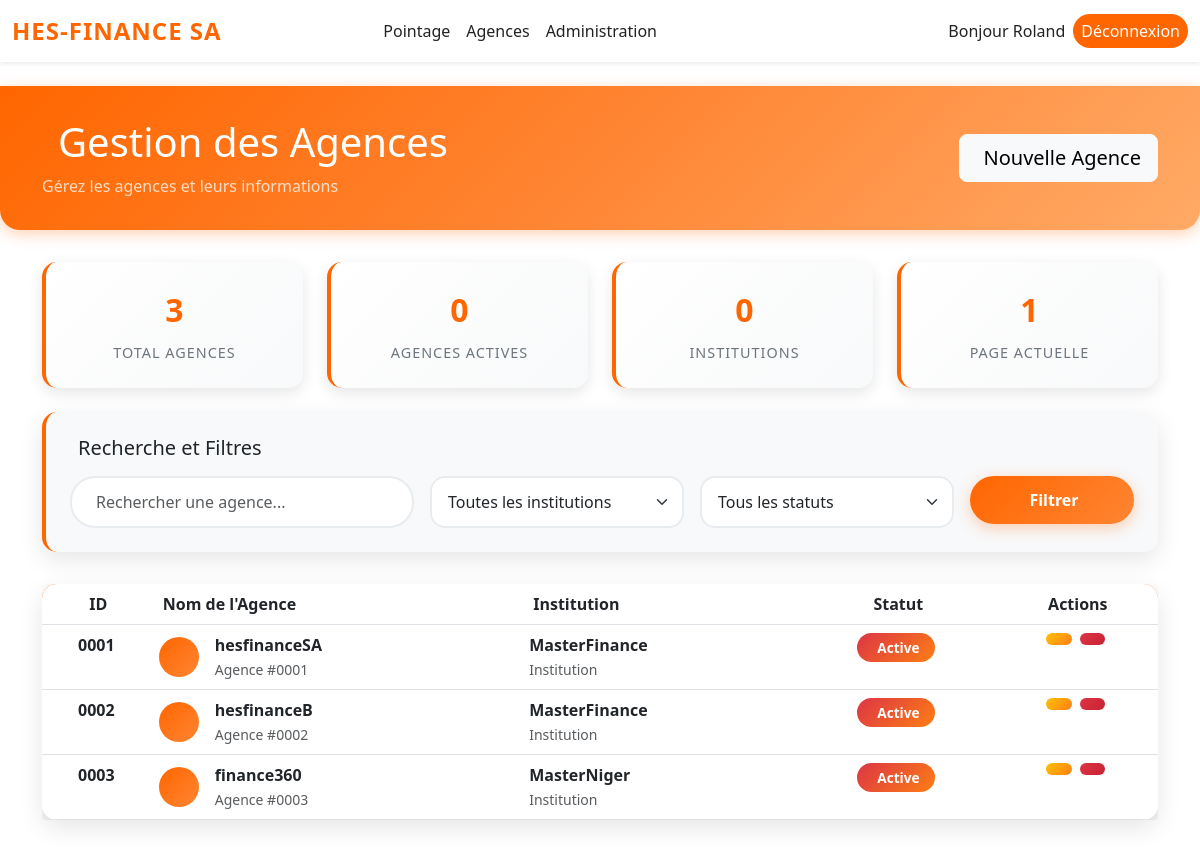
The page /agences/ (signed in) on the database its author committed.
### agences/models.py (models this page shows, shortened)
class Agence(models.Model):
    STATUT_CHOICES = [
        ('active', 'Active'),
        ('inactive', 'Inactive'),
    ]
    id = models.CharField(primary_key=True, max_length=10, editable=False)
    nom = models.CharField(max_length=255)
    adresse = models.TextField()
    telephone = models.CharField(max_length=20)
    email = models.EmailField()
    institution = models.ForeignKey(Institution, on_delete=models.CASCADE, related_name='agences')
    statut = models.CharField(max_length=10, choices=STATUT_CHOICES, default='active')

### institutions/models.py (models this page shows, shortened)
class Institution(models.Model):
    class Meta:
        app_label = 'institutions'
    STATUT_CHOICES = [
        ('actif', 'Actif'),
        ('suspendu', 'Suspendu'),
    ]
    code_institution = models.CharField(max_length=20, unique=True, editable=False, blank=True)
    nom = models.CharField(max_length=255)
    adresse = models.TextField(blank=True, null=True)
    telephone = models.CharField(max_length=20, blank=True, null=True)
    email = models.EmailField(blank=True, null=True)
    pays = models.CharField(max_length=100)
    ville = models.CharField(max_length=100)
    indicatif_pays = models.CharField(max_length=10)
    statut = models.CharField(max_length=10, choices=STATUT_CHOICES, default='actif')
    date_creation = models.DateTimeField(auto_now_add=True)

### agences/views.py (the view)
# urls.py: path('', views.liste_agences, name='liste_agences'),
@login_required
def liste_agences(request):
    user = request.user
    agences = Agence.objects.all()
    if hasattr(user, 'institution'):
        agences = agences.filter(institution=user.institution)
    paginator = Paginator(agences, 10)
    page_number = request.GET.get('page')
    page_obj = paginator.get_page(page_number)
    return render(request, 'agences/agence_list.html', {'page_obj': page_obj})

### agences/templates/agences/agence_list.html (shortened to what this page needs)
{% extends 'base.html' %}
{% load static %}
{% block content %}
<div class="header-gradient">
    <div class="container">
        <div class="row align-items-center">
            <div class="col-md-8">
                <h1 class="mb-0">
                    Gestion des Agences
                </h1>
                <p class="mb-0 mt-2 opacity-75">Gérez les agences et leurs informations</p>
            </div>
            <div class="col-md-4 text-end">
                <a href="{% url 'creer_agence' %}" class="btn btn-light btn-lg">
                    Nouvelle Agence
                </a>
            </div>
        </div>
    </div>
</div>
<div class="container">
    <div class="row mb-4">
        <div class="col-md-3">
            <div class="stats-card">
                <div class="stats-number">{{ page_obj.paginator.count }}</div>
                <div class="stats-label">Total Agences</div>
            </div>
        </div>
        <div class="col-md-3">
            <div class="stats-card">
                <div class="stats-number">{{ agences_actives|default:"0" }}</div>
                <div class="stats-label">Agences Actives</div>
            </div>
        </div>
        <div class="col-md-3">
            <div class="stats-card">
                <div class="stats-number">{{ institutions_count|default:"0" }}</div>
                <div class="stats-label">Institutions</div>
            </div>
        </div>
        <div class="col-md-3">
            <div class="stats-card">
                <div class="stats-number">{{ page_obj.number }}</div>
                <div class="stats-label">Page Actuelle</div>
            </div>
        </div>
    </div>
    <div class="card-modern">
        <div class="card-body">
            <div class="search-section">
                <h5 class="mb-3">
                    Recherche et Filtres
                </h5>
                <form method="GET" class="row g-3">
                    <div class="col-md-4">
                        <input type="text" name="search" class="form-control search-input"
                               placeholder="Rechercher une agence..."
                               value="{{ request.GET.search }}">
                    </div>
                    <div class="col-md-3">
                        <select name="institution" class="form-select filter-select">
                            <option value="">Toutes les institutions</option>
                        </select>
                    </div>
                    <div class="col-md-3">
                        <select name="statut" class="form-select filter-select">
                            <option value="">Tous les statuts</option>
                        </select>
                    </div>
                    <div class="col-md-2">
                        <button type="submit" class="btn btn-orange w-100">
                            Filtrer
                        </button>
                    </div>
                </form>
            </div>
        </div>
    </div>
    <div class="card-modern">
        <div class="card-body p-0">
            {% if page_obj %}
            <div class="table-responsive">
                <table class="table table-modern mb-0">
                    <thead>
                        <tr>
                            <th class="text-center">
                                ID
                            </th>
                            <th>
                                Nom de l'Agence
                            </th>
                            <th>
                                Institution
                            </th>
                            <th class="text-center">
                                Statut
                            </th>
                            <th class="text-center">
                                Actions
                            </th>
                        </tr>
                    </thead>
                    <tbody>
                        {% for agence in page_obj %}
                        <tr>
                            <td class="text-center fw-bold">{{ agence.id }}</td>
                            <td>
                                <div class="d-flex align-items-center">
                                    <div class="me-3">
                                        <div class="bg-orange rounded-circle d-flex align-items-center justify-content-center"
                                             style="width: 40px; height: 40px; background: linear-gradient(135deg, #ff6600, #ff8533);">
                                        </div>
                                    </div>
                                    <div>
                                        <div class="fw-bold">{{ agence.nom }}</div>
                                        <small class="text-muted">Agence #{{ agence.id }}</small>
                                    </div>
                                </div>
                            </td>
                            <td>
                                <div class="fw-semibold">{{ agence.institution.nom }}</div>
                                <small class="text-muted">{{ agence.institution.type|default:"Institution" }}</small>
                            </td>
                            <td class="text-center">
                                {% if agence.statut == 'actif' %}
                                    <span class="badge badge-actif">
                                        <i class="fas fa-check-circle me-1"></i>
                                        {{ agence.get_statut_display }}
                                    </span>
                                {% else %}
                                    <span class="badge badge-inactif">
                                        {{ agence.get_statut_display }}
                                    </span>
                                {% endif %}
                            </td>
                            <td>
                                <div class="action-buttons">
                                    <a href="{% url 'modifier_agence' agence.id %}"
                                       class="btn btn-action btn-edit"
                                       title="Modifier l'agence">
                                    </a>
                                    <a href="{% url 'supprimer_agence' agence.id %}"
                                       class="btn btn-action btn-delete"
                                       title="Supprimer l'agence"
                                       onclick="return confirm('Êtes-vous sûr de vouloir supprimer cette agence ?')">
                                    </a>
                                </div>
                            </td>
                        </tr>
                        {% endfor %}
                    </tbody>
                </table>
            </div>
            {% endif %}
        </div>
    </div>
</div>
{% endblock %}

### templates/base.html (shortened to what this page needs)
<!DOCTYPE html>
<html lang="fr">
<head>
    <link href="https://cdn.jsdelivr.net/npm/bootstrap@5.3.0/dist/css/bootstrap.min.css" rel="stylesheet">
</head>
<body>
    <nav class="navbar navbar-expand-lg navbar-light bg-white shadow-sm mb-4 py-2">
      <div class="container-fluid">
        <a class="navbar-brand fw-bold text-primary" href="{% url 'institution_list' %}" style="font-size: 1.5rem;">HES-FINANCE SA</a>
        <div class="collapse navbar-collapse justify-content-center" id="mainNavbar">
          {% if user.is_authenticated %}
          <ul class="navbar-nav mx-auto gap-3">
            <li class="nav-item"><a class="nav-link px-3" href="{% url 'pointages_list' %}">Pointage</a></li>
            <li class="nav-item"><a class="nav-link px-3" href="/agences/">Agences</a></li>
            <li class="nav-item"><a class="nav-link px-3" href="/admin/">Administration</a></li>
          </ul>
          <ul class="navbar-nav ms-auto align-items-center gap-2">
            <li class="nav-item"><span class="nav-link disabled" style="font-weight: 500;">Bonjour {{ user.username }}</span></li>
            <li class="nav-item"><a class="nav-link btn btn-outline-danger px-3" style="border-radius: 20px;" href="/admin/logout/">Déconnexion</a></li>
          </ul>
          {% else %}
          <ul class="navbar-nav ms-auto">
            <li class="nav-item"><a class="nav-link btn btn-primary px-3 text-white" style="border-radius: 20px;" href="/admin/login/">Connexion</a></li>
          </ul>
          {% endif %}
        </div>
      </div>
    </nav>
    {% block content %}{% endblock %}
</body>
</html>

### templates/base.html (style rules this page uses)
.navbar-nav .nav-link { color: #222; font-weight: 500; padding-left: 0.5rem !important; padding-right: 0.5rem !important; margin-left: 0 !important; margin-right: 0 !important; border-radius: 7px; transition: color 0.2s, background 0.2s; }
.navbar-brand { letter-spacing: 1px; color: #ff6600 !important; }
.navbar-nav { gap: 0 !important; }
.navbar-nav .btn-outline-danger, .navbar-nav .btn-primary { background: #ff6600 !important; color: #fff !important; border: none !important; font-weight: 500; border-radius: 14px; padding: 0.3rem 1.1rem; }
body { background: #fff; }

### agences/templates/agences/agence_list.html (style rules this page uses)
.header-gradient { background: linear-gradient(135deg, #ff6600 0%, #ff8533 50%, #ffaa66 100%); color: white; padding: 2rem 0; margin-bottom: 2rem; border-radius: 0 0 20px 20px; box-shadow: 0 4px 15px rgba(255, 102, 0, 0.3); }
.card-modern { background: white; border-radius: 15px; box-shadow: 0 8px 25px rgba(0, 0, 0, 0.1); border: none; transition: all 0.3s ease; margin-bottom: 2rem; }
.search-section { background: #f8f9fa; padding: 1.5rem; border-radius: 15px; margin-bottom: 2rem; border-left: 4px solid #ff6600; }
.btn-orange { background: linear-gradient(135deg, #ff6600, #ff8533); border: none; color: white; padding: 0.75rem 1.5rem; border-radius: 25px; font-weight: 600; transition: all 0.3s ease; box-shadow: 0 4px 15px rgba(255, 102, 0, 0.3); }
.table-modern { border-radius: 15px; overflow: hidden; box-shadow: 0 5px 15px rgba(0, 0, 0, 0.1); }
.table-modern thead { background: linear-gradient(135deg, #ff6600, #ff8533); color: white; }
.table-modern tbody tr { transition: all 0.3s ease; }
.badge-inactif { background: linear-gradient(135deg, #dc3545, #fd7e14); color: white; padding: 0.5rem 1rem; border-radius: 20px; font-size: 0.85rem; }
.action-buttons { display: flex; gap: 0.5rem; justify-content: center; }
.btn-action { padding: 0.4rem 0.8rem; border-radius: 20px; font-size: 0.85rem; font-weight: 500; transition: all 0.3s ease; border: none; }
.btn-edit { background: linear-gradient(135deg, #ffc107, #fd7e14); color: white; }
.btn-delete { background: linear-gradient(135deg, #dc3545, #c82333); color: white; }
.stats-card { background: linear-gradient(135deg, #fff, #f8f9fa); border-radius: 15px; padding: 1.5rem; text-align: center; box-shadow: 0 5px 15px rgba(0, 0, 0, 0.1); border-left: 4px solid #ff6600; }
.stats-number { font-size: 2rem; font-weight: bold; color: #ff6600; margin-bottom: 0.5rem; }
.stats-label { color: #6c757d; font-size: 0.9rem; text-transform: uppercase; letter-spacing: 1px; }
.search-input { border: 2px solid #e9ecef; border-radius: 25px; padding: 0.75rem 1.5rem; transition: all 0.3s ease; }
.filter-select { border: 2px solid #e9ecef; border-radius: 15px; padding: 0.75rem 1rem; transition: all 0.3s ease; }

### rows shown on the page
Agence: id "0001", nom "hesfinanceSA", institution.nom "MasterFinance", institution.type "Institution", statut "Active"
Agence: id "0002", nom "hesfinanceB", institution.nom "MasterFinance", institution.type "Institution", statut "Active"
Agence: id "0003", nom "finance360", institution.nom "MasterNiger", institution.type "Institution", statut "Active"

### other values the page prints
{{ user.username }} "Roland"
{{ page_obj.paginator.count }} "3"
{{ agences_actives|default:"0" }} "0"
{{ institutions_count|default:"0" }} "0"
{{ page_obj.number }} "1"
